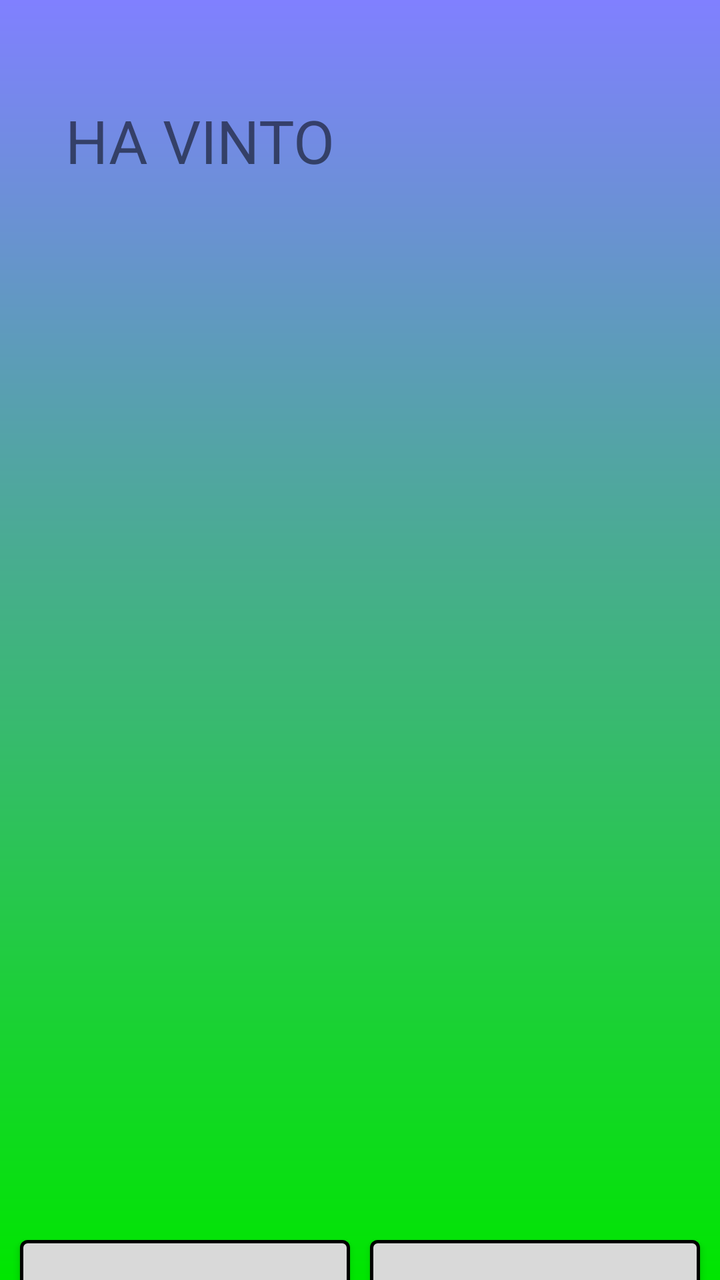
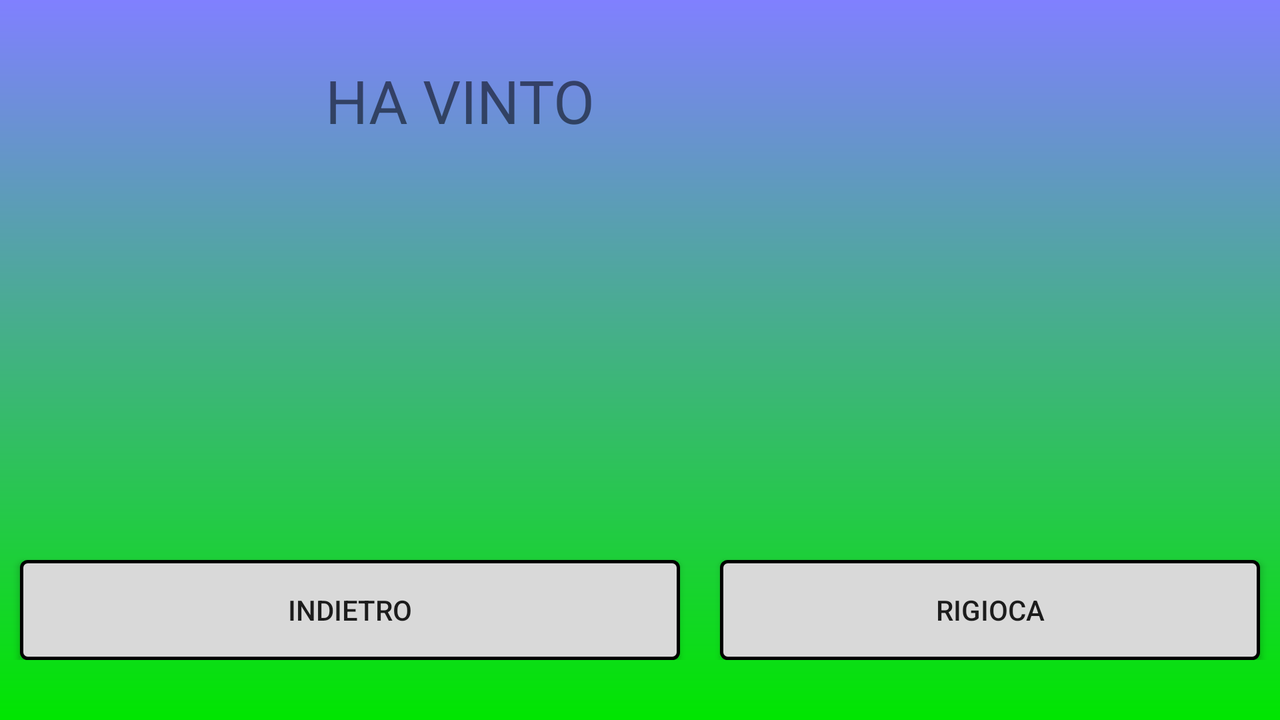

First picture: res/layout/ on a phone held upright. Second picture: the repository's own variant of that layout, on a device whose configuration matches the variant's folder. Source for both follows.
<!-- AndroidManifest.xml: application theme AppTheme.Launcher -->
<!-- res/layout/activity_vinto_o.xml -->
<?xml version="1.0" encoding="utf-8"?>
<android.support.design.widget.CoordinatorLayout xmlns:android="http://schemas.android.com/apk/res/android"
    xmlns:app="http://schemas.android.com/apk/res-auto"
    android:layout_width="match_parent"
    android:layout_height="match_parent"
    android:background="@drawable/gradiente">

    <Button
        android:id="@+id/GiocaAncoraO"
        android:layout_width="165dp"
        android:layout_height="50sp"
        android:layout_marginStart="185dp"
        android:layout_marginTop="620dp"
        android:layout_marginEnd="10dp"
        android:background="@drawable/border_button"
        android:text="@string/rigioca"
        android:visibility="visible" />


    <Button
        android:id="@+id/backO"
        android:layout_width="165dp"
        android:layout_height="50sp"
        android:layout_marginStart="10dp"
        android:layout_marginTop="620dp"
        android:background="@drawable/border_button"
        android:text="@string/indietro"
        android:visibility="visible" />

    <TextView
        android:id="@+id/AreaVittoriaO"
        android:layout_width="200dp"
        android:layout_height="42sp"
        android:layout_marginTop="50dp"
        android:text="@string/textview"
        android:textAlignment="center"
        android:textSize="30dp" />

    <ImageView
        android:id="@+id/FotoCerchio"
        android:layout_width="90dp"
        android:layout_height="90dp"
        android:layout_marginLeft="200dp"
        android:layout_marginTop="30dp"
        app:srcCompat="@drawable/o" />

    <ImageView
        android:id="@+id/AreaScreenO"
        android:layout_width="fill_parent"
        android:layout_height="480dp"
        android:layout_marginTop="130dp" />
</android.support.design.widget.CoordinatorLayout>
<!-- resources referenced by this layout -->
<resources>
  <!-- drawable border_button (drawable) -->
  <?xml version="1.0" encoding="utf-8"?>
  <shape xmlns:android="http://schemas.android.com/apk/res/android"
      android:shape="rectangle">
      <solid android:color="#d9d9d9"
          ></solid>
      <corners android:radius="3dp" />
      <stroke android:width="5px" android:color="#000000" />
  </shape>
  <!-- drawable gradiente (drawable) -->
  <?xml version="1.0" encoding="utf-8"?>
  <shape xmlns:android="http://schemas.android.com/apk/res/android">
      <gradient
          android:angle="90"
          android:endColor="#8080ff"
          android:startColor="#00e600"
          android:type="linear" />
  </shape>
  <string name="indietro">Indietro</string>
  <string name="rigioca">Rigioca</string>
  <string name="textview">HA VINTO</string>
  <style name="AppTheme.Launcher">
          <item name="android:windowBackground">
              @drawable/launch_screen
          </item>
      </style>
  <!-- drawable launch_screen (drawable) -->
  <?xml version="1.0" encoding="utf-8"?>
  <layer-list xmlns:android="http://schemas.android.com/apk/res/android" android:opacity="opaque">
      <item android:drawable="@color/colorSplash">
      </item>
  
      <item>
          <bitmap android:src="@drawable/splash"
              android:gravity="center"/>
      </item>
  </layer-list>
  <color name="colorSplash">#FFFFFF</color>
  <!-- drawable splash: png bitmap (drawable, 46619 bytes) -->
</resources>
<!-- res/layout-land/activity_vinto_o.xml (the author's variant of the layout above) -->
<!-- drawn on the phone turned sideways -->
<?xml version="1.0" encoding="utf-8"?>
<android.support.design.widget.CoordinatorLayout xmlns:android="http://schemas.android.com/apk/res/android"
    xmlns:app="http://schemas.android.com/apk/res-auto"
    android:layout_width="match_parent"
    android:layout_height="match_parent"
    android:background="@drawable/gradiente">
<RelativeLayout
    android:layout_width="wrap_content"
    android:layout_gravity="center_horizontal"
    android:layout_height="wrap_content">
    <Button
        android:id="@+id/backO"
        android:layout_width="330dp"
        android:layout_height="50sp"
        android:layout_marginLeft="10sp"
        android:layout_marginTop="280dp"
        android:layout_marginRight="10sp"
        android:text="@string/indietro"
        android:background="@drawable/border_button"
        android:visibility="visible" />
    <Button
        android:id="@+id/GiocaAncoraO"
        android:layout_width="330dp"
        android:layout_height="50sp"
        android:layout_marginStart="360dp"
        android:layout_marginTop="280dp"
        android:layout_marginEnd="10dp"
        android:background="@drawable/border_button"
        android:text="@string/rigioca"
        android:visibility="visible" />
    <TextView
        android:id="@+id/AreaVittoriaO"
        android:layout_width="200dp"
        android:layout_height="42sp"
        android:layout_marginTop="30dp"
        android:layout_marginStart="130dp"
        android:text="@string/textview"
        android:textAlignment="center"
        android:textSize="30dp" />

    <ImageView
        android:id="@+id/FotoCerchio"
        android:layout_width="70dp"
        android:layout_height="70dp"
        android:layout_marginStart="310dp"
        android:layout_marginTop="10dp"
        app:srcCompat="@drawable/o" />

    <ImageView
        android:id="@+id/AreaScreenO"
        android:layout_width="fill_parent"
        android:layout_height="180dp"
        android:layout_marginTop="85dp" />
</RelativeLayout>
</android.support.design.widget.CoordinatorLayout>
